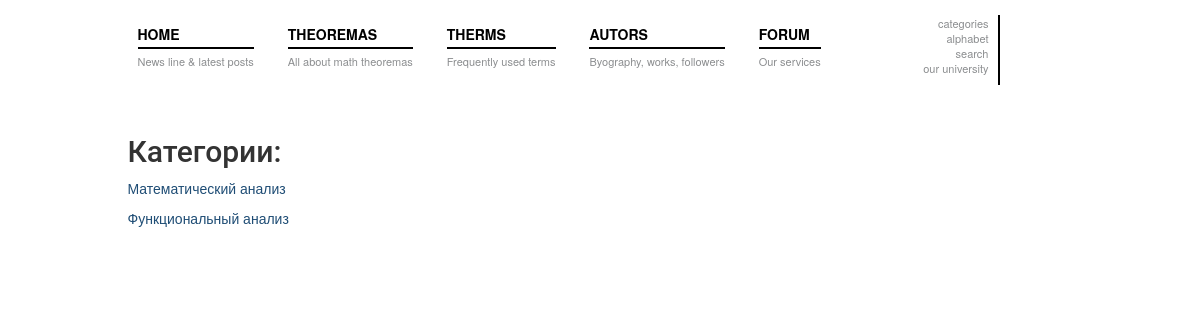
Page /categories/ on the committed database.
### matan/models.py (models this page shows, shortened)
class Categories(models.Model):
    title = models.CharField(max_length=100, verbose_name=u'Категория')
    text = models.TextField(null=True, verbose_name=u'Текст')
    theorem = models.ManyToManyField('Theorem', verbose_name=u'Теорема')
    term = models.ManyToManyField('Term', verbose_name=u'Термин')

### matan/views.py (the view)
# urls.py: url(r'^categories/$', views.CategoriesView.as_view(), name='categories_list'),
class CategoriesView(ListView):
    model = Categories
    template_name = 'matan/categories.html'
    context_object_name = 'categories_list'

### matan/templates/matan/categories.html (shortened to what this page needs)
{% extends 'matan/base.html' %}
{% block content %}
    <h2>Категории:</h2>
    {% if categories_list %}
        {% for categories in categories_list %}
            <ul>
                <li><a href="{% url 'categories_detail' pk=categories.id %}">{{ categories.title }}</a></li>
            </ul>
        {% endfor %}
    {% endif %}
{% endblock %}

### matan/static/css/custom.css (style rules this page uses)
html, body, div, span, applet, object, iframe, h1, h2, h3, h4, h5, h6, p, blockquote, pre, a, abbr, acronym, address, big, cite, code, del, dfn, em, img, ins, kbd, q, s, samp, small, strike, strong, sub, sup, tt, var, b, u, i, center, dl, dt, dd, ol, ul, li, fieldset, form, label, legend, table, caption, tbody, tfoot, thead, tr, th, td, article, aside, canvas, details, embed, figure, figcaption, footer, header, hgroup, menu, nav, output, ruby, section, summary, time, mark, audio, video { margin: 0; padding: 0; border: 0; font: inherit; font-size: 100%; vertical-align: baseline }
html { line-height: 1 }
ol, ul { list-style: none }
body, html { min-width: 1071px }
html { -webkit-text-size-adjust: none; font-size: 62.5% }
body { font-size: 13px; font-family: DIN, sans-serif; color: #8c8e90 }
a { outline: none; -moz-transition: 0.1s all ease-in; -o-transition: 0.1s all ease-in; -webkit-transition: 0.1s all ease-in; transition: 0.1s all ease-in; text-decoration: none }

### matan/static/css/style.css (style rules this page uses)
h1, h2, h3, h4, h5, h6 { font-family: Roboto, Corbel, Avenir, 'Lucida Grande', 'Lucida Sans', sans-serif; }
a { color: #1F4D75; text-decoration: none; }

### rows in the picture
Categories: title "Математический анализ"
Categories: title "Функциональный анализ"
